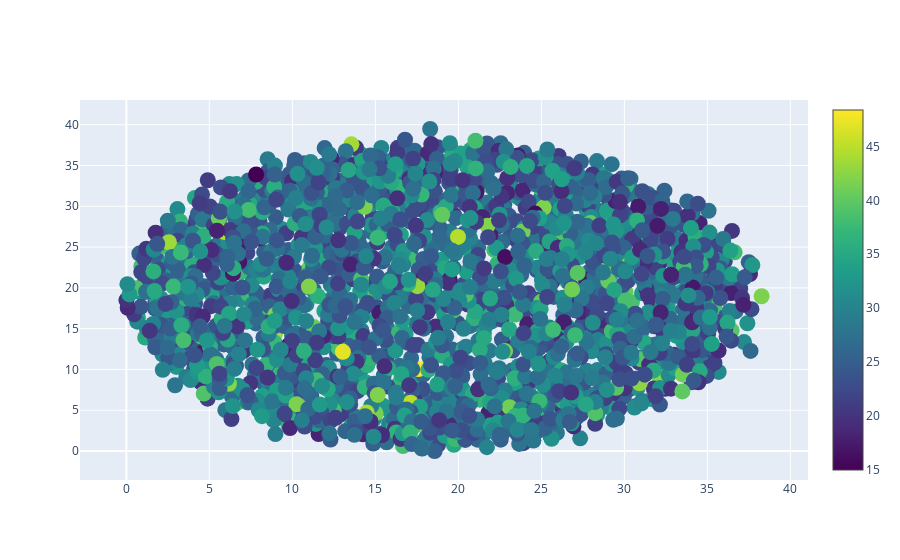

Notebook cell for this chart:
### Code cell
analysis.dimenfix_scatter_plot()

### Figure 1 — Plotly figure (JSON) as saved in the notebook; plotly's stock layout.template omitted (floating-point values rounded to 4 significant figures; data arrays with more than 128 entries replaced by an {"elided": "..."} marker saying what was removed)
{"data": [{"marker": {"color": {"elided": "2000 float values"}, "colorscale": [[0, "#440154"], [0.1111, "#482878"], [0.2222, "#3e4989"], [0.3333, "#31688e"], [0.4444, "#26828e"], [0.5556, "#1f9e89"], [0.6667, "#35b779"], [0.7778, "#6ece58"], [0.8889, "#b5de2b"], [1, "#fde725"]], "showscale": true, "size": 16}, "mode": "markers", "type": "scatter", "x": {"elided": "2000 float values"}, "y": {"elided": "2000 float values"}}], "layout": {}}
